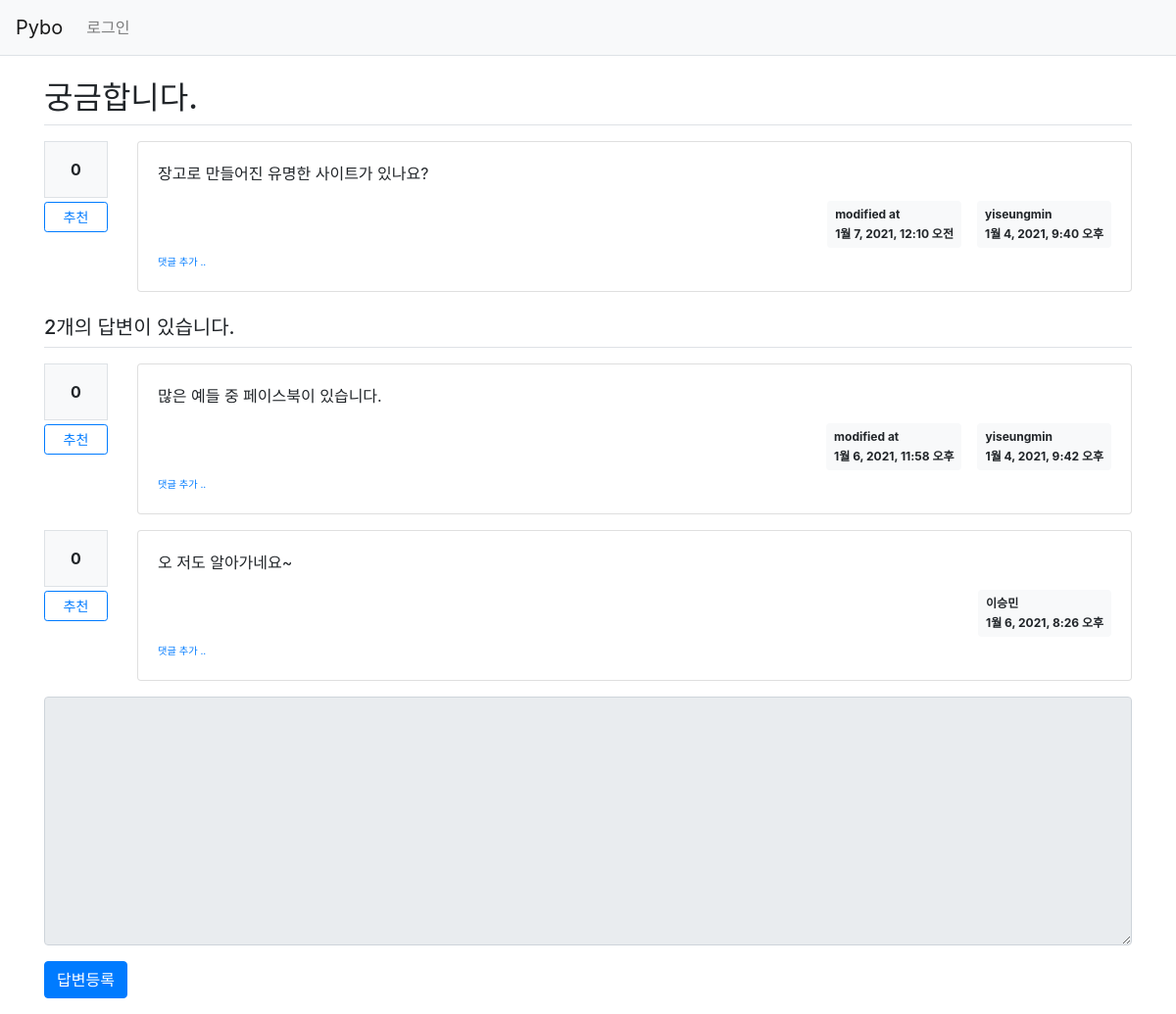
/pybo/1/, run on an earlier commit of the app's database.
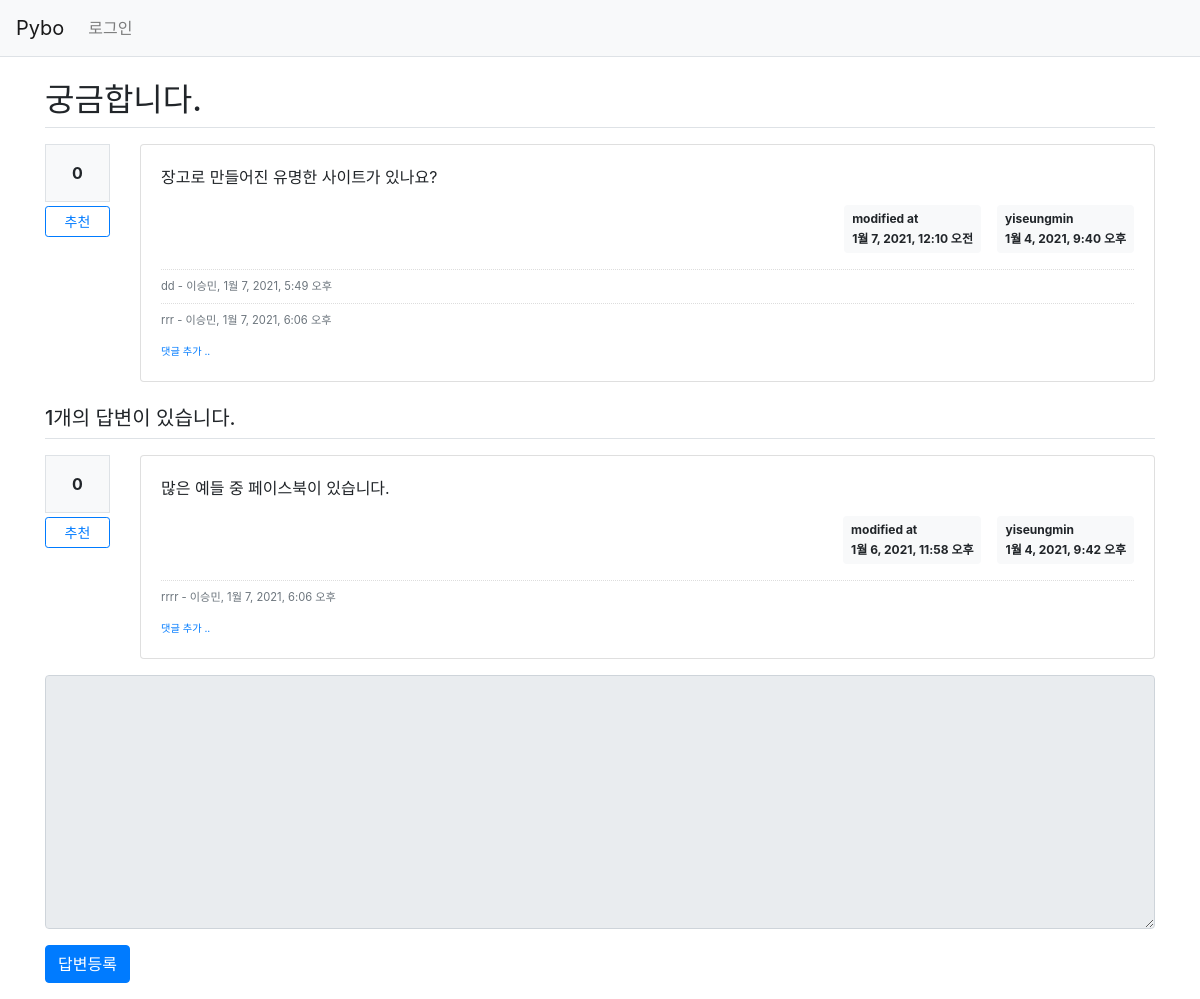
And on a later commit of the database.
### pybo/models.py (models this page shows, shortened)
class Question(models.Model) :
    subject = models.CharField(max_length=200)  #제목
    content = models.TextField()
    create_date = models.DateTimeField()
    author = models.ForeignKey(User, on_delete=models.CASCADE, related_name='author_question')
    modify_date = models.DateTimeField(null=True, blank=True)
    voter = models.ManyToManyField(User, related_name='voter_question')

class Answer(models.Model) :
    question = models.ForeignKey(Question, on_delete=models.CASCADE)  #질문과 같이 삭제된다.
    content = models.TextField()
    create_date = models.DateTimeField()
    author = models.ForeignKey(User, on_delete=models.CASCADE, related_name='author_answer')
    modify_date = models.DateTimeField(null=True, blank=True)
    voter = models.ManyToManyField(User, related_name='voter_answer')

class Comment(models.Model) :
    author = models.ForeignKey(User, on_delete=models.CASCADE)
    content = models.TextField()
    create_date = models.DateTimeField()
    modify_date = models.DateTimeField(null=True, blank=True)
    question = models.ForeignKey(Question, null=True, blank=True, on_delete=models.CASCADE)
    answer = models.ForeignKey(Answer, null=True, blank=True, on_delete=models.CASCADE)

### pybo/views/base_views.py (the view)
# urls.py: path('<int:question_id>/', base_views.detail, name='detail'),
def detail(request, question_id) :
    question = get_object_or_404(Question, pk=question_id)
    context = {'question':question}
    return render(request, 'pybo/question_detail.html', context)

### pybo/templatetags/pybo_filter.py (called while the page is built)
@register.filter()
def mark(value) :
    extensions = ["nl2br", "fenced_code"]
    return mark_safe(markdown.markdown(value, extensions=extensions))

### templates/pybo/question_detail.html (shortened to what the changed rows need)
{% extends 'base.html' %}
{% load pybo_filter %}
{% block content %}
    <div class="container my-3">
        <h2 class="border-bottom py-2">{{ question.subject }}</h2>
        <div class="row my-3">
            <div class="col-1">
                <div class="bg-light text-center p-3 border font-weight-bolder mb-1">
                    {{ question.voter.count }}
                </div>
                <a href="#" data-uri="{% url 'pybo:vote_question' question.id %}"
                   class="recommend btn btn-sm btn-outline-primary btn-block my-1">추천</a>
            </div>
            <div class="col-11">
                <div class="card">
                    <div class="card-body">
                        <div class="card-text">
                            {{ question.content|mark }}
                        </div>
                        <div class="d-flex justify-content-end">
                            {% if question.modify_date %}
                            <div class="badge badge-light p-2 text-left mx-3">
                                <div class="mb-2">modified at</div>
                                <div>{{ question.modify_date }}</div>
                            </div>
                            {% endif %}
                            <div class="badge badge-light p-2 text-left">
                                <div class="mb-2">{{ question.author.username }}</div>
                                <div>{{ question.create_date }}</div>
                            </div>
                        </div>
                        {% if question.comment_set.count > 0 %}
                        <div class="mt-3">
                        {% for comment in question.comment_set.all %}
                            <div class="comment py-2 text-muted">
                                <span style="white-space: pre-line;">{{ comment.content }}</span>
                                <span>
                                    - {{ comment.author }}, {{ comment.create_date }}
                                </span>
                            </div>
                        {% endfor %}
                        </div>
                        {% endif %}
                    </div>
                </div>
            </div>
        </div>
        <h5 class="border-bottom my-3 py-2">{{ question.answer_set.count }}개의 답변이 있습니다.</h5>
        {% for answer in question.answer_set.all %}
        <div class="row my-3">
            <div class="col-1">
                <div class="bg-light text-center p-3 border font-weight-bolder mb-1">
                    {{ answer.voter.count }}
                </div>
                <a href="#" data-uri="{% url 'pybo:vote_answer' answer.id %}"
                   class="recommend btn btn-sm btn-outline-primary btn-block my-1">추천</a>
            </div>
            <div class="col-11">
                <div class="card">
                    <div class="card-body">
                        <div class="card-text">
                            {{ answer.content|mark }}
                        </div>
                        <div class="d-flex justify-content-end">
                            {% if answer.modify_date %}
                            <div class="badge badge-light p-2 text-left mx-3">
                                <div class="mb-2">modified at</div>
                                <div>{{ answer.modify_date }}</div>
                            </div>
                            {% endif %}
                            <div class="badge badge-light p-2 text-left">
                                <div class="mb-2">{{ answer.author.username }}</div>
                                <div>{{ answer.create_date }}</div>
                            </div>
                        </div>
                        {% if answer.comment_set.count > 0 %}
                        <div class="mt-3">
                        {% for comment in answer.comment_set.all %}
                            <div class="comment py-2 text-muted">
                                <span style="white-space: pre-line;">{{ comment.content }}</span>
                                <span>
                                    - {{ comment.author }}, {{ comment.create_date }}
                                </span>
                            </div>
                        {% endfor %}
                        </div>
                        {% endif %}
                        <div>
                            <a href="{% url 'pybo:comment_create_answer' answer.id  %}"
                               class="small"><small>댓글 추가 ..</small></a>
                        </div>
                    </div>
                </div>
            </div>
        </div>
        {% endfor %}
        <form action="{% url 'pybo:answer_create' question.id %}" method="post" class="my-3">
            <div class="form-group">
            </div>
            <input type="submit" value="답변등록" class="btn btn-primary">
        </form>
    </div>
{% endblock %}

What changed in the data, as far as the page shows it:
removed Answer: voter.count "0", content|mark "오 저도 알아가네요~", author.username "이승민", create_date "1월 6, 2021, 8:26 오후"
computed for Question "궁금합니다.": answer_set.count "2" → "1"
added Comment: content "dd", author "이승민", create_date "1월 7, 2021, 5:49 오후", shown under "궁금합니다."
added Comment: content "rrr", author "이승민", create_date "1월 7, 2021, 6:06 오후", shown under "궁금합니다."
added Comment: content "rrrr", author "이승민", create_date "1월 7, 2021, 6:06 오후"
